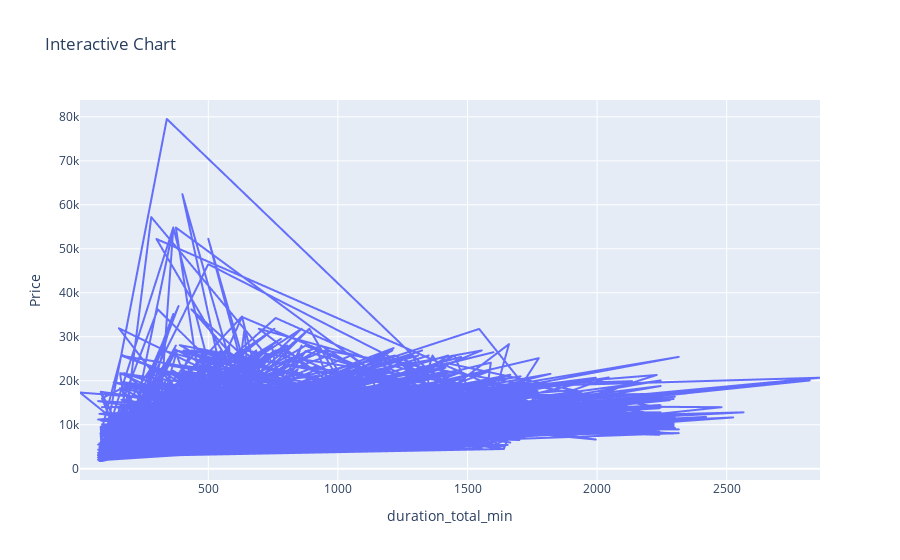

This figure's notebook cell:
### Markdown cell above
# interactive display creation using plotly

### Code cell
import plotly.express as px
import pandas as pd

fig = px.line(data, x="duration_total_min",y="Price", title='Interactive Chart')
fig.show()

### Figure 1 — Plotly figure (JSON) as saved in the notebook; plotly's stock layout.template omitted (floating-point values rounded to 4 significant figures; data arrays with more than 128 entries replaced by an {"elided": "..."} marker saying what was removed)
{"data": [{"hovertemplate": "duration_total_min=%{x}<br>Price=%{y}<extra></extra>", "legendgroup": "", "line": {"color": "#636efa", "dash": "solid"}, "marker": {"symbol": "circle"}, "mode": "lines", "name": "", "showlegend": false, "type": "scattergl", "x": {"elided": "10682 int values"}, "xaxis": "x", "y": {"elided": "10682 int values"}, "yaxis": "y"}], "layout": {"legend": {"tracegroupgap": 0}, "title": {"text": "Interactive Chart"}, "xaxis": {"anchor": "y", "domain": [0, 1], "title": {"text": "duration_total_min"}}, "yaxis": {"anchor": "x", "domain": [0, 1], "title": {"text": "Price"}}}}
